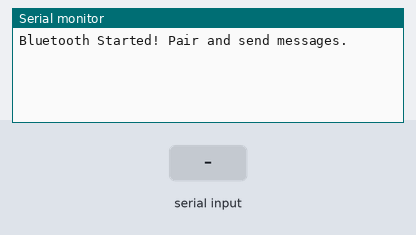
A sketch run on a simulated ESP32. Parts: the last lines printed to the serial monitor. The test bench sets the inputs (shaded band). Nothing arrives over Bluetooth unless stated.

Above: at 1.2 s.
1.3 s: "1" received over the second serial link
At 2.6 s:
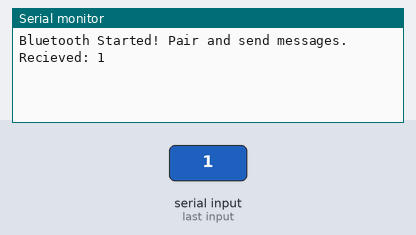
3.8 s: "0" received over the second serial link
At 5.2 s:
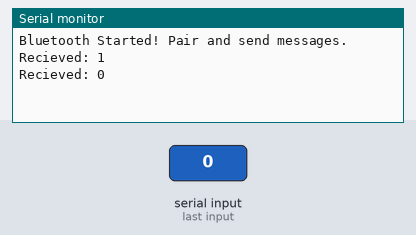
5.3 s: "2" received over the second serial link
At 6.9 s:
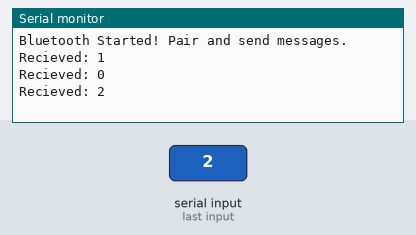

The sketch:

ESP_32_BT_connect.ino
```cpp
#include "BluetoothSerial.h"

BluetoothSerial SerialBT;

void setup() {
  // put your setup code here, to run once:
  Serial.begin(115200); //starting serail monitor
  SerialBT.begin("ESP32_BT"); //set bt device name
  Serial.println("Bluetooth Started! Pair and send messages.");
}

void loop() {
  // put your main code here, to run repeatedly:
  if(SerialBT.available()) {
    String recievedData = SerialBT.readString(); //reading data
    Serial.print("Recieved: ");
    Serial.println(recievedData);

    // send a back response
    SerialBT.print("ESP32 Recieved: ");
    SerialBT.println(recievedData);
  }
}
```

Measured:
- after the input at 1.3 s, the serial monitor: prints a new line after 1.0 s (image 1)
- after the input at 3.8 s, the serial monitor: prints a new line after 1.0 s (image 2)
- after the input at 5.3 s, the serial monitor: prints a new line after 1.0 s (image 3)
